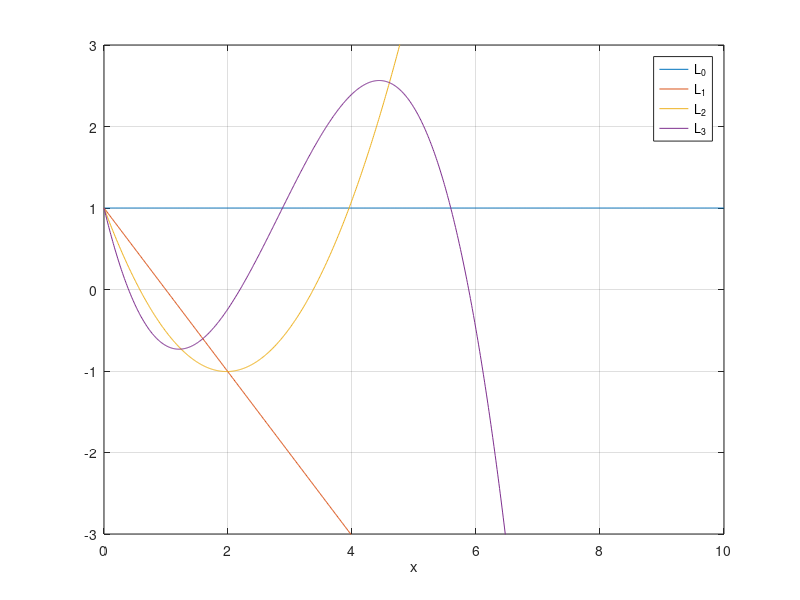

The MATLAB script that drew this image:
% LAGUERRE  Approximate and plot the first four Laguerre polynomials.

x = (0:.01:10)';
A = [x.^0,x.^1,x.^2,x.^3];
M = diag(exp(-x/2));
[Q,R] = qr(M*A,0);
L = M \ Q;
L = L*diag(1./L(1,:));
plot(x,L),  xlabel x,  axis([0 10 -3 3]),  grid on
legend('L_0','L_1','L_2','L_3')
